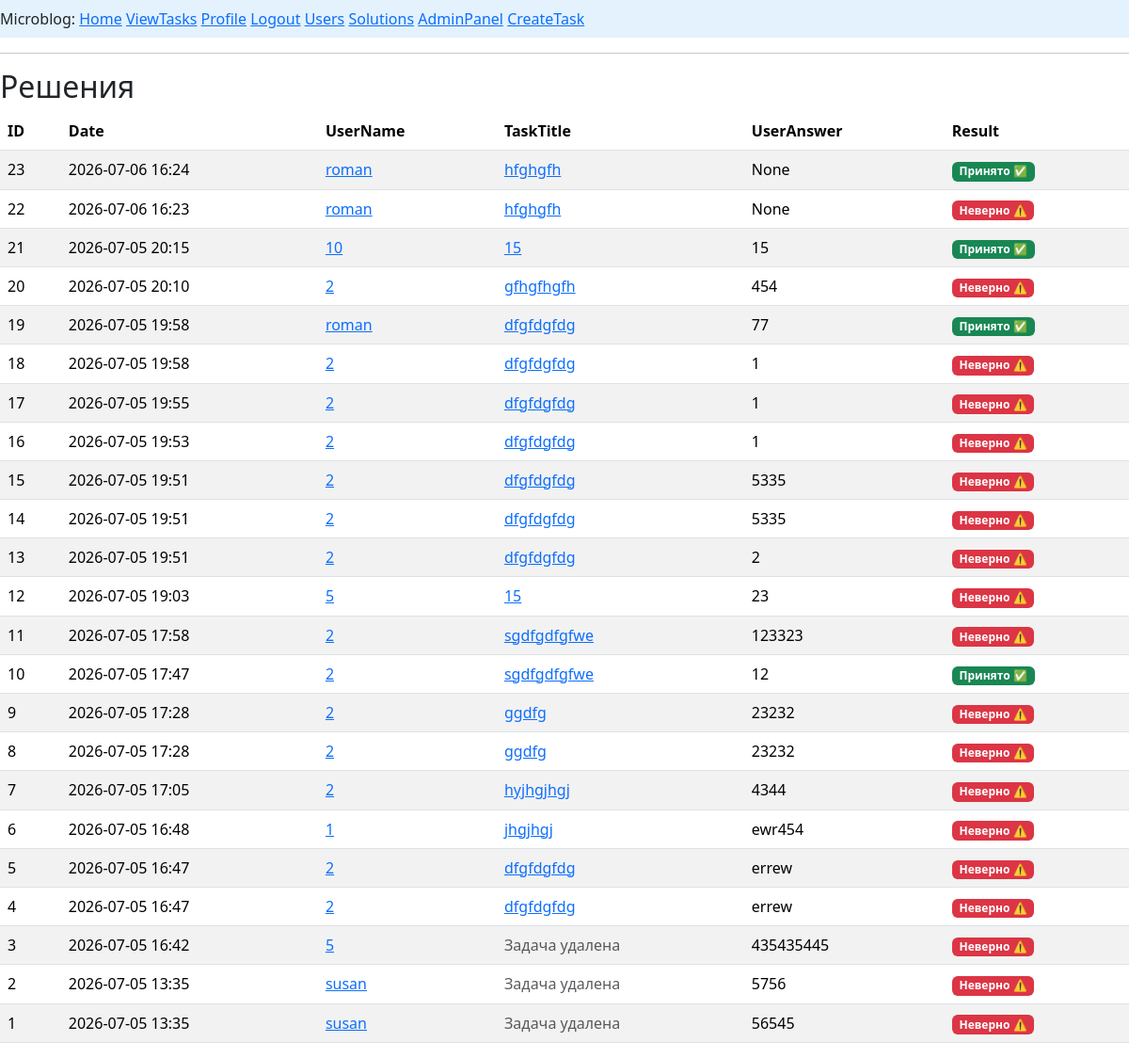
The app's page /solutions (signed in) with its own data.
### app/models.py (models this page shows, shortened)
class Solve(db.Model):
    __tablename__ ='solves'
    id: so.Mapped[int] = so.mapped_column(primary_key=True,autoincrement=True)
    content: so.Mapped[str] = so.mapped_column(sa.String, nullable = True)
    accept: so.Mapped[bool] = so.mapped_column(sa.Boolean, default = False)
    created_date: so.Mapped[datetime] = so.mapped_column(
        index=True, default=lambda: datetime.now(timezone.utc))
    user_id: so.Mapped[int] = so.mapped_column(sa.ForeignKey(User.id),
                                               nullable=True)
    task_id: so.Mapped[int] = so.mapped_column(sa.ForeignKey(Task.id),
                                               nullable=True)
    solver: so.Mapped['User'] = so.relationship(back_populates='solve_user')
    task: so.Mapped['Task'] = so.relationship(back_populates='solve_task')

class User(UserMixin, db.Model):
    __tablename__ ='users'
    id: so.Mapped[int] = so.mapped_column(primary_key=True)
    username: so.Mapped[str] = so.mapped_column(sa.String(64), index=True,
                                                unique=True)
    email: so.Mapped[str] = so.mapped_column(sa.String(120), index=True,
                                             unique=True)
    password_hash: so.Mapped[Optional[str]] = so.mapped_column(sa.String(256))
    posts: so.WriteOnlyMapped['Post'] = so.relationship(back_populates='author')
    about_me: so.Mapped[Optional[str]] = so.mapped_column(sa.String(140))
    last_seen: so.Mapped[Optional[datetime]] = so.mapped_column(
        default=lambda: datetime.now(timezone.utc))
    role_id: so.Mapped[int] = so.mapped_column(sa.ForeignKey(Role.id),index=True)
    role: so.Mapped['Role'] = so.relationship(back_populates='users')
    task_user: so.Mapped['Task']=so.relationship(back_populates='creator')
    solve_user: so.Mapped[list['Solve']] = so.relationship(back_populates='solver')

class Task(db.Model):
    __tablename__ ='tasks'
    id: so.Mapped[int] = so.mapped_column(primary_key=True, autoincrement=True)
    title: so.Mapped[str] = so.mapped_column(sa.String(50), nullable=True)
    content: so.Mapped[str] = so.mapped_column(sa.String, nullable=True, default='Условие')
    subject: so.Mapped[str] = so.mapped_column(sa.String, nullable=True, default='Без темы')
    answer: so.Mapped[str] = so.mapped_column(sa.String, nullable=True, default='Без ответа')
    created_date: so.Mapped[datetime] = so.mapped_column(
        index=True, default=lambda: datetime.now(timezone.utc))
    rating: so.Mapped[int] = so.mapped_column(sa.Integer,nullable=True,default=1)
    user_id: so.Mapped[int] = so.mapped_column(sa.ForeignKey(User.id),
                                               nullable = True)
    creator: so.Mapped['User'] = so.relationship(back_populates='task_user')
    solve_task: so.Mapped[list['Solve']] = so.relationship(back_populates='task',cascade="all,delete")

### app/routes.py (the view)
@app.route('/solutions', methods=['GET'])
@admin_required
def solutions():
    from sqlalchemy.orm import selectinload
    if not current_user.is_authenticated:
        return redirect(url_for('index'))
    '''
    soltn = db.session.scalars(sa.select(Solve)).all()

    return render_template('solutions.html', solutions=soltn)

    '''
    stmt = (
        sa.select(Solve)
        .options(
            selectinload(Solve.solver),   # Подгружаем пользователя (поле solver)
            selectinload(Solve.task)     # Подгружаем задачу (поле task)
        )
        .order_by(Solve.created_date.desc())
    )
    solutions = db.session.scalars(stmt).all()
    return render_template('solutions.html', solutions=solutions,is_admin=is_admin)

### app/models.py (called while the page is built)
@login.user_loader
def load_user(id):
    return db.session.get(User, int(id))

### app/routes.py (called while the page is built)
def admin_required(f):
    @wraps(f)
    @login_required
    def decorated_function(*args, **kwargs):
        if not current_user.role or current_user.role.rolename != 'admin':
            return abort(403) # Forbidden
        return f(*args, **kwargs)
    return decorated_function

@app.before_request
def before_request():
    if current_user.is_authenticated:
        current_user.last_seen = datetime.now(timezone.utc)
        db.session.commit()

### app/templates/solutions.html
{% extends "base.html" %}
{% block content %}
<h2>Решения</h2>
<table class="table table-striped table-hover">
    <thead>
      <tr>
        <th>ID</th>
        <th>Date</th>
        <th>UserName</th>
        <th>TaskTitle</th>
        <th>UserAnswer</th>
        <th>Result</th>
      </tr>
    </thead>
    {%  if solutions %}
        {% for u in solutions%}
        <tr>
            <td>{{u.id}}</td>
            <td>{{u.created_date.strftime('%Y-%m-%d %H:%M')}}</td>
            {% if u.solver %}
                <td><a href="/user/{{ u.solver.username }}">{{u.solver.username}}</a></td>
            {% else %}
                <td><span class="text-muted">Пользователь удален</span></td>
            {% endif %}
            {% if u.task %}
                <td><a href="/task/{{ u.task.id }}">{{u.task.title}}</a></td>
            {% else %}
                <td><span class="text-muted">Задача удалена</span></td>
            {% endif %}
            <td>{{u.content}}</td>
            <td>
                {% if u.accept %}
                        <span class="badge bg-success">Принято ✅</span>
                    {% else %}
                        <span class="badge bg-danger">Неверно ⚠️</span>
                    {% endif %}
            </td>
        </tr>
        {% endfor %}
    {% else %}
    <p class="text-muted">Пока нет ни одного решения для этой задачи.</p>
    {%endif%}
    </table>
{% endblock %}

### records on screen
Solve: id "23", created_date "2026-07-06 16:24", solver.username "roman", task "hfghgfh", content "None", accept "Принято ✅"
Solve: id "22", created_date "2026-07-06 16:23", solver.username "roman", task "hfghgfh", content "None", accept "Неверно ⚠️"
Solve: id "21", created_date "2026-07-05 20:15", solver.username "10", task "15", content "15", accept "Принято ✅"
Solve: id "20", created_date "2026-07-05 20:10", solver.username "2", task "gfhgfhgfh", content "454", accept "Неверно ⚠️"
Solve: id "19", created_date "2026-07-05 19:58", solver.username "roman", task "dfgfdgfdg", content "77", accept "Принято ✅"
Solve: id "18", created_date "2026-07-05 19:58", solver.username "2", task "dfgfdgfdg", content "1", accept "Неверно ⚠️"
Solve: id "17", created_date "2026-07-05 19:55", solver.username "2", task "dfgfdgfdg", content "1", accept "Неверно ⚠️"
Solve: id "16", created_date "2026-07-05 19:53", solver.username "2", task "dfgfdgfdg", content "1", accept "Неверно ⚠️"
Solve: id "15", created_date "2026-07-05 19:51", solver.username "2", task "dfgfdgfdg", content "5335", accept "Неверно ⚠️"
Solve: id "14", created_date "2026-07-05 19:51", solver.username "2", task "dfgfdgfdg", content "5335", accept "Неверно ⚠️"
Solve: id "13", created_date "2026-07-05 19:51", solver.username "2", task "dfgfdgfdg", content "2", accept "Неверно ⚠️"
Solve: id "12", created_date "2026-07-05 19:03", solver.username "5", task "15", content "23", accept "Неверно ⚠️"
Solve: id "11", created_date "2026-07-05 17:58", solver.username "2", task "sgdfgdfgfwe", content "123323", accept "Неверно ⚠️"
Solve: id "10", created_date "2026-07-05 17:47", solver.username "2", task "sgdfgdfgfwe", content "12", accept "Принято ✅"
Solve: id "9", created_date "2026-07-05 17:28", solver.username "2", task "ggdfg", content "23232", accept "Неверно ⚠️"
Solve: id "8", created_date "2026-07-05 17:28", solver.username "2", task "ggdfg", content "23232", accept "Неверно ⚠️"
Solve: id "7", created_date "2026-07-05 17:05", solver.username "2", task "hyjhgjhgj", content "4344", accept "Неверно ⚠️"
Solve: id "6", created_date "2026-07-05 16:48", solver.username "1", task "jhgjhgj", content "ewr454", accept "Неверно ⚠️"
Solve: id "5", created_date "2026-07-05 16:47", solver.username "2", task "dfgfdgfdg", content "errew", accept "Неверно ⚠️"
Solve: id "4", created_date "2026-07-05 16:47", solver.username "2", task "dfgfdgfdg", content "errew", accept "Неверно ⚠️"
Solve: id "3", created_date "2026-07-05 16:42", solver.username "5", shows "Задача удалена", content "435435445", accept "Неверно ⚠️"
Solve: id "2", created_date "2026-07-05 13:35", solver.username "susan", shows "Задача удалена", content "5756", accept "Неверно ⚠️"
Solve: id "1", created_date "2026-07-05 13:35", solver.username "susan", shows "Задача удалена", content "56545", accept "Неверно ⚠️"
